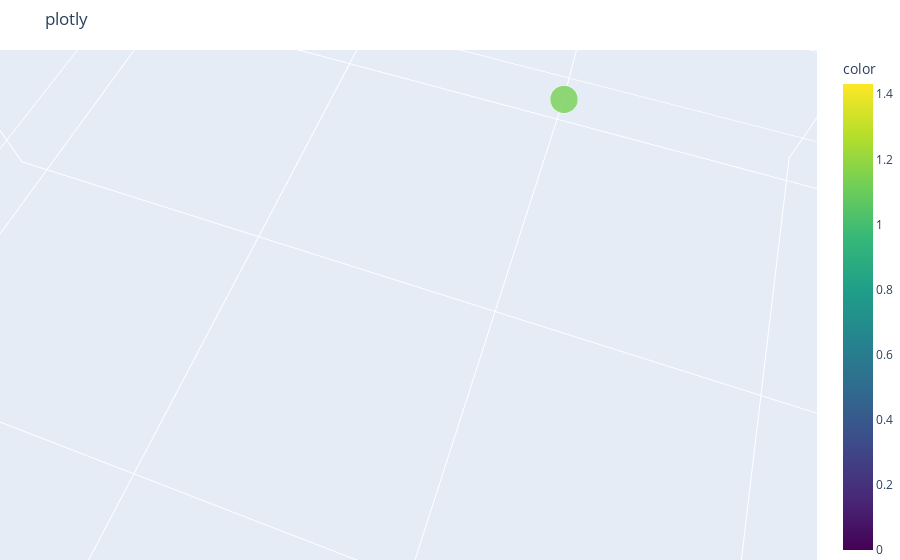

Write notebook code for a chart like this one.
### Code cell
data = {
    'x': [],
    'y': [],
    'z': [],
    'size': [],
    'color': [],
    }

side = 3

for x in range(1, side+1):
    for y in range(1, side+1):
        for z in range(1, side+1):
            size = (x * y * z / side**3) * 100
            color = np.log10((side**3)/(x * y * z))
            data['x'].append(x)
            data['y'].append(y)
            data['z'].append(z)
            data['size'].append(size)
            data['color'].append(color)

df = pd.DataFrame(data)

fig = px.scatter_3d(df,
                    x='x',
                    y='y',
                    z='z',
                    color='color',
                    size='size',
                    size_max=df['size'].max(),
                    title='plotly',
                    opacity=0.8,
                    color_continuous_scale='viridis',
                    )

fig.update_layout(margin=dict(l=0, r=0, b=0, t=50))

fig.write_html('filename.html')

fig.show()

### Figure 1 — Plotly figure (JSON) as saved in the notebook; plotly's stock layout.template omitted (floating-point values rounded to 4 significant figures)
{"data": [{"hovertemplate": "x=%{x}<br>y=%{y}<br>z=%{z}<br>size=%{marker.size}<br>color=%{marker.color}<extra></extra>", "legendgroup": "", "marker": {"color": [1.431, 1.13, 0.9542, 1.13, 0.8293, 0.6532, 0.9542, 0.6532, 0.4771, 1.13, 0.8293, 0.6532, 0.8293, 0.5283, 0.3522, 0.6532, 0.3522, 0.1761, 0.9542, 0.6532, 0.4771, 0.6532, 0.3522, 0.1761, 0.4771, 0.1761, 0], "coloraxis": "coloraxis", "opacity": 0.8, "size": [3.704, 7.407, 11.11, 7.407, 14.81, 22.22, 11.11, 22.22, 33.33, 7.407, 14.81, 22.22, 14.81, 29.63, 44.44, 22.22, 44.44, 66.67, 11.11, 22.22, 33.33, 22.22, 44.44, 66.67, 33.33, 66.67, 100], "sizemode": "area", "sizeref": 0.01, "symbol": "circle"}, "mode": "markers", "name": "", "scene": "scene", "showlegend": false, "type": "scatter3d", "x": [1, 1, 1, 1, 1, 1, 1, 1, 1, 2, 2, 2, 2, 2, 2, 2, 2, 2, 3, 3, 3, 3, 3, 3, 3, 3, 3], "y": [1, 1, 1, 2, 2, 2, 3, 3, 3, 1, 1, 1, 2, 2, 2, 3, 3, 3, 1, 1, 1, 2, 2, 2, 3, 3, 3], "z": [1, 2, 3, 1, 2, 3, 1, 2, 3, 1, 2, 3, 1, 2, 3, 1, 2, 3, 1, 2, 3, 1, 2, 3, 1, 2, 3]}], "layout": {"autosize": true, "coloraxis": {"colorbar": {"title": {"text": "color"}}, "colorscale": [[0, "#440154"], [0.1111, "#482878"], [0.2222, "#3e4989"], [0.3333, "#31688e"], [0.4444, "#26828e"], [0.5556, "#1f9e89"], [0.6667, "#35b779"], [0.7778, "#6ece58"], [0.8889, "#b5de2b"], [1, "#fde725"]]}, "legend": {"itemsizing": "constant", "tracegroupgap": 0}, "margin": {"b": 0, "l": 0, "r": 0, "t": 50}, "scene": {"aspectmode": "auto", "aspectratio": {"x": 1, "y": 1, "z": 1}, "camera": {"center": {"x": 0, "y": 0, "z": 0}, "eye": {"x": 0.003917, "y": 0.001383, "z": 0.009097}, "projection": {"type": "perspective"}, "up": {"x": 0, "y": 0, "z": 1}}, "domain": {"x": [0, 1], "y": [0, 1]}, "xaxis": {"title": {"text": "x"}, "type": "linear"}, "yaxis": {"title": {"text": "y"}, "type": "linear"}, "zaxis": {"title": {"text": "z"}, "type": "linear"}}, "title": {"text": "plotly"}}}
